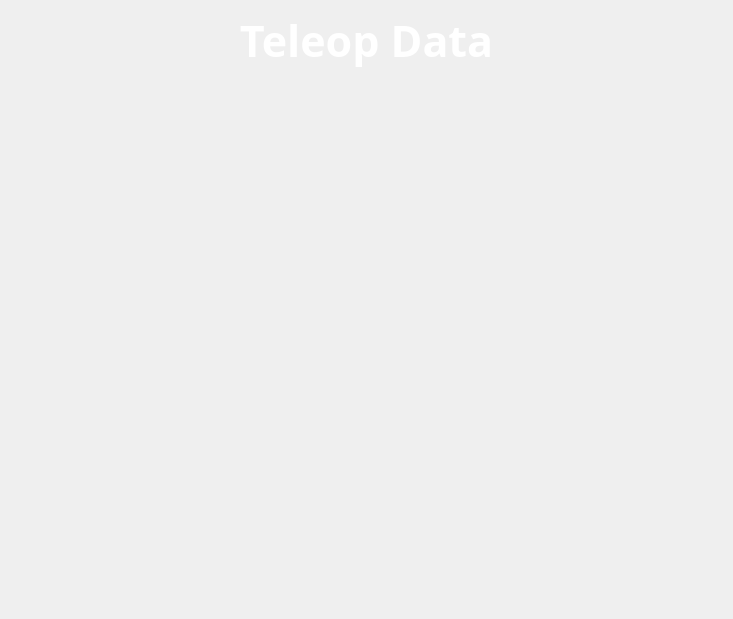
<?xml version="1.0" encoding="UTF-8"?>
<ui version="4.0">
 <class>TeleScouting</class>
 <widget class="QWidget" name="TeleScouting">
  <property name="geometry">
   <rect>
    <x>0</x>
    <y>0</y>
    <width>733</width>
    <height>619</height>
   </rect>
  </property>
  <property name="font">
   <font>
    <family>Noto Sans</family>
    <pointsize>20</pointsize>
   </font>
  </property>
  <property name="windowTitle">
   <string>Form</string>
  </property>
  <layout class="QGridLayout" name="gridLayout">
   <item row="0" column="0" colspan="2">
    <widget class="QLabel" name="label">
     <property name="palette">
      <palette>
       <active>
        <colorrole role="WindowText">
         <brush brushstyle="SolidPattern">
          <color alpha="255">
           <red>255</red>
           <green>255</green>
           <blue>255</blue>
          </color>
         </brush>
        </colorrole>
        <colorrole role="Button">
         <brush brushstyle="SolidPattern">
          <color alpha="255">
           <red>255</red>
           <green>0</green>
           <blue>255</blue>
          </color>
         </brush>
        </colorrole>
        <colorrole role="Light">
         <brush brushstyle="SolidPattern">
          <color alpha="255">
           <red>255</red>
           <green>255</green>
           <blue>255</blue>
          </color>
         </brush>
        </colorrole>
        <colorrole role="Midlight">
         <brush brushstyle="SolidPattern">
          <color alpha="255">
           <red>202</red>
           <green>202</green>
           <blue>202</blue>
          </color>
         </brush>
        </colorrole>
        <colorrole role="Dark">
         <brush brushstyle="SolidPattern">
          <color alpha="255">
           <red>0</red>
           <green>0</green>
           <blue>0</blue>
          </color>
         </brush>
        </colorrole>
        <colorrole role="Mid">
         <brush brushstyle="SolidPattern">
          <color alpha="255">
           <red>255</red>
           <green>255</green>
           <blue>255</blue>
          </color>
         </brush>
        </colorrole>
        <colorrole role="Text">
         <brush brushstyle="SolidPattern">
          <color alpha="255">
           <red>255</red>
           <green>255</green>
           <blue>255</blue>
          </color>
         </brush>
        </colorrole>
        <colorrole role="Base">
         <brush brushstyle="SolidPattern">
          <color alpha="255">
           <red>0</red>
           <green>0</green>
           <blue>0</blue>
          </color>
         </brush>
        </colorrole>
        <colorrole role="Window">
         <brush brushstyle="SolidPattern">
          <color alpha="255">
           <red>0</red>
           <green>0</green>
           <blue>0</blue>
          </color>
         </brush>
        </colorrole>
        <colorrole role="Shadow">
         <brush brushstyle="SolidPattern">
          <color alpha="255">
           <red>20</red>
           <green>84</green>
           <blue>118</blue>
          </color>
         </brush>
        </colorrole>
        <colorrole role="AlternateBase">
         <brush brushstyle="SolidPattern">
          <color alpha="255">
           <red>20</red>
           <green>20</green>
           <blue>20</blue>
          </color>
         </brush>
        </colorrole>
       </active>
       <inactive>
        <colorrole role="WindowText">
         <brush brushstyle="SolidPattern">
          <color alpha="255">
           <red>255</red>
           <green>255</green>
           <blue>255</blue>
          </color>
         </brush>
        </colorrole>
        <colorrole role="Button">
         <brush brushstyle="SolidPattern">
          <color alpha="255">
           <red>255</red>
           <green>0</green>
           <blue>255</blue>
          </color>
         </brush>
        </colorrole>
        <colorrole role="Light">
         <brush brushstyle="SolidPattern">
          <color alpha="255">
           <red>255</red>
           <green>255</green>
           <blue>255</blue>
          </color>
         </brush>
        </colorrole>
        <colorrole role="Dark">
         <brush brushstyle="SolidPattern">
          <color alpha="255">
           <red>0</red>
           <green>0</green>
           <blue>0</blue>
          </color>
         </brush>
        </colorrole>
        <colorrole role="Text">
         <brush brushstyle="SolidPattern">
          <color alpha="255">
           <red>255</red>
           <green>255</green>
           <blue>255</blue>
          </color>
         </brush>
        </colorrole>
        <colorrole role="Base">
         <brush brushstyle="SolidPattern">
          <color alpha="255">
           <red>0</red>
           <green>0</green>
           <blue>0</blue>
          </color>
         </brush>
        </colorrole>
        <colorrole role="Window">
         <brush brushstyle="SolidPattern">
          <color alpha="255">
           <red>0</red>
           <green>0</green>
           <blue>0</blue>
          </color>
         </brush>
        </colorrole>
        <colorrole role="Shadow">
         <brush brushstyle="SolidPattern">
          <color alpha="255">
           <red>20</red>
           <green>84</green>
           <blue>118</blue>
          </color>
         </brush>
        </colorrole>
        <colorrole role="AlternateBase">
         <brush brushstyle="SolidPattern">
          <color alpha="255">
           <red>20</red>
           <green>20</green>
           <blue>20</blue>
          </color>
         </brush>
        </colorrole>
       </inactive>
       <disabled>
        <colorrole role="WindowText">
         <brush brushstyle="SolidPattern">
          <color alpha="255">
           <red>0</red>
           <green>0</green>
           <blue>0</blue>
          </color>
         </brush>
        </colorrole>
        <colorrole role="Button">
         <brush brushstyle="SolidPattern">
          <color alpha="255">
           <red>255</red>
           <green>0</green>
           <blue>255</blue>
          </color>
         </brush>
        </colorrole>
        <colorrole role="Light">
         <brush brushstyle="SolidPattern">
          <color alpha="255">
           <red>255</red>
           <green>255</green>
           <blue>255</blue>
          </color>
         </brush>
        </colorrole>
        <colorrole role="Dark">
         <brush brushstyle="SolidPattern">
          <color alpha="255">
           <red>0</red>
           <green>0</green>
           <blue>0</blue>
          </color>
         </brush>
        </colorrole>
        <colorrole role="Text">
         <brush brushstyle="SolidPattern">
          <color alpha="255">
           <red>0</red>
           <green>0</green>
           <blue>0</blue>
          </color>
         </brush>
        </colorrole>
        <colorrole role="ButtonText">
         <brush brushstyle="SolidPattern">
          <color alpha="255">
           <red>0</red>
           <green>0</green>
           <blue>0</blue>
          </color>
         </brush>
        </colorrole>
        <colorrole role="Base">
         <brush brushstyle="SolidPattern">
          <color alpha="255">
           <red>0</red>
           <green>0</green>
           <blue>0</blue>
          </color>
         </brush>
        </colorrole>
        <colorrole role="Window">
         <brush brushstyle="SolidPattern">
          <color alpha="255">
           <red>0</red>
           <green>0</green>
           <blue>0</blue>
          </color>
         </brush>
        </colorrole>
        <colorrole role="Shadow">
         <brush brushstyle="SolidPattern">
          <color alpha="255">
           <red>20</red>
           <green>84</green>
           <blue>118</blue>
          </color>
         </brush>
        </colorrole>
        <colorrole role="AlternateBase">
         <brush brushstyle="SolidPattern">
          <color alpha="255">
           <red>20</red>
           <green>20</green>
           <blue>20</blue>
          </color>
         </brush>
        </colorrole>
       </disabled>
      </palette>
     </property>
     <property name="font">
      <font>
       <family>Noto Sans</family>
       <pointsize>32</pointsize>
       <bold>true</bold>
      </font>
     </property>
     <property name="text">
      <string>Teleop Data</string>
     </property>
     <property name="scaledContents">
      <bool>true</bool>
     </property>
     <property name="alignment">
      <set>Qt::AlignmentFlag::AlignHCenter|Qt::AlignmentFlag::AlignTop</set>
     </property>
     <property name="wordWrap">
      <bool>true</bool>
     </property>
    </widget>
   </item>
  </layout>
 </widget>
 <resources/>
 <connections/>
</ui>
